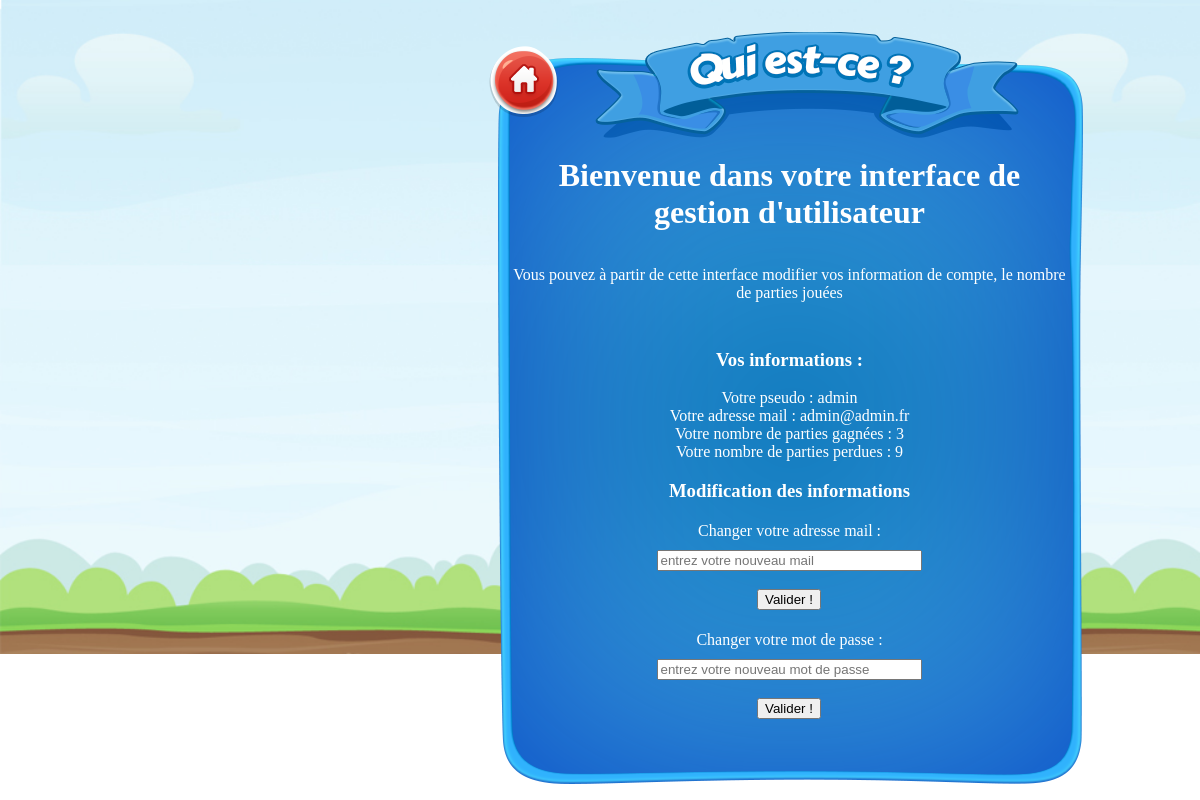
Before: /moncompte.php (signed in) with the older database file.
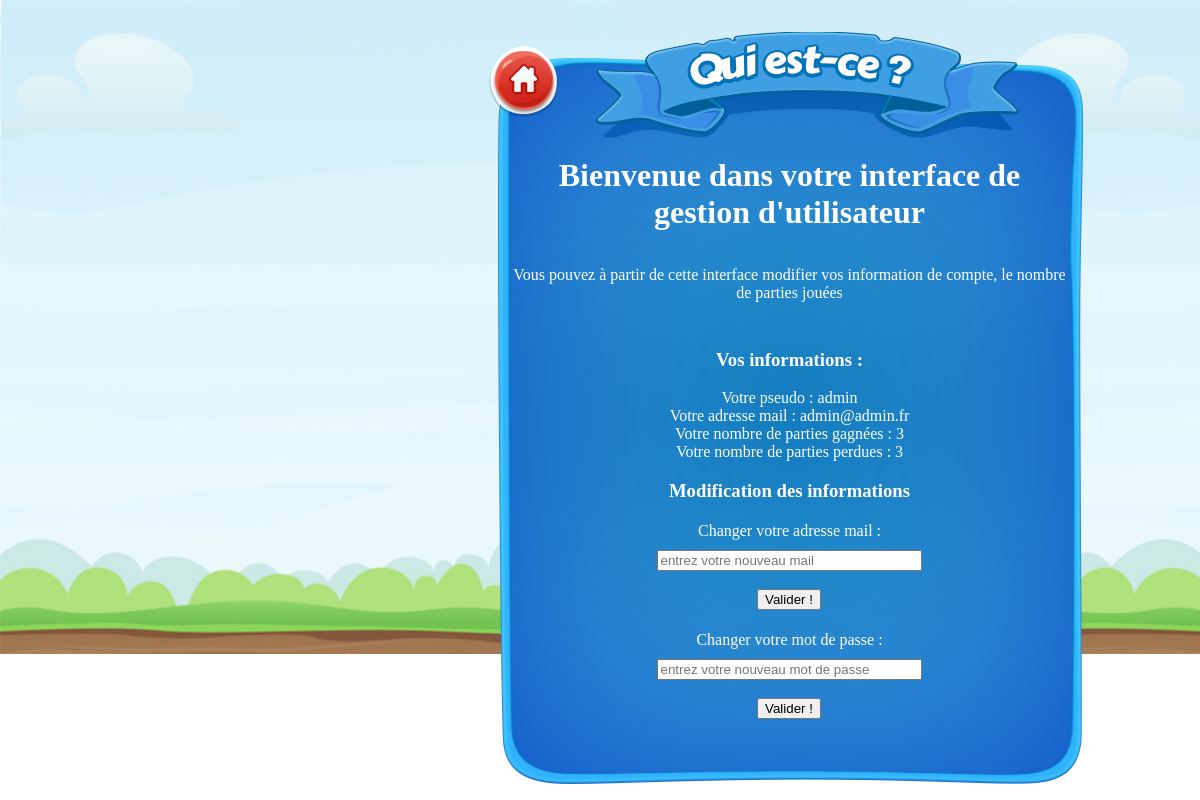
After: the same page with the newer database file.
### tables this page shows
CREATE TABLE IF NOT EXISTS `utilisateur` (
  `id_utilisateur` int(11) NOT NULL AUTO_INCREMENT,
  `nom` varchar(20) NOT NULL,
  `prenom` varchar(20) NOT NULL,
  `pseudo` varchar(10) NOT NULL,
  `mail` varchar(25) NOT NULL,
  `mdp` varchar(100) NOT NULL,
  `date_inscription` varchar(50) NOT NULL,
  `nb_partie_gagnee` int(11) NOT NULL DEFAULT '0',
  `nb_partie_perdu` int(11) NOT NULL DEFAULT '0',
  PRIMARY KEY (`id_utilisateur`)
);

### moncompte.php (the view, shortened to what this page needs)
<?php include'head.php'; ?>
<div id="head">
<h1 id="bienvenue">Bienvenue dans votre interface de gestion d'utilisateur</h1>
 <p>Vous pouvez &agrave partir de cette interface modifier vos information de compte, le nombre de parties
  jou&eacutees </p></br>
    <h3>Vos informations : </h3>
    <?php
     $sql = "SELECT * FROM utilisateur WHERE pseudo = :pseudo";
  $req = $bdd->prepare($sql);
  $req->execute(array(
    'pseudo' => $_SESSION['pseudo']
    ));
  while ($donne = $req->fetch() ) {
    echo "Votre pseudo : ", $donne['pseudo'], "</br>";
    echo "Votre adresse mail : ", $donne['mail'], "</br>";
    echo "Votre nombre de parties gagn&eacutees : ", $donne['nb_partie_gagnee'], "</br>";
    echo "Votre nombre de parties perdues : ", $donne['nb_partie_perdu'], "</br>";
  }
?>
<h3>Modification des informations</h3>
<p>Changer votre adresse mail : </p>
<form method="post" action="nouveau_mail.php">
   <input type="email" name="mail" placeholder="entrez votre nouveau mail" size="30" required></br></br>
    <input type="submit" value="Valider !">
</form>
<p>Changer votre mot de passe : </p>
<form method="post" action="nouveau-pass.php">
   <input type="password" name="pass" placeholder="entrez votre nouveau mot de passe" size="30" required></br></br>
    <input type="submit" value="Valider !">
</form></div>
<?php include'footer.php'; ?>

Changed rows visible on the page:
changed utilisateur "admin": nb_partie_perdu "9" → "3"
